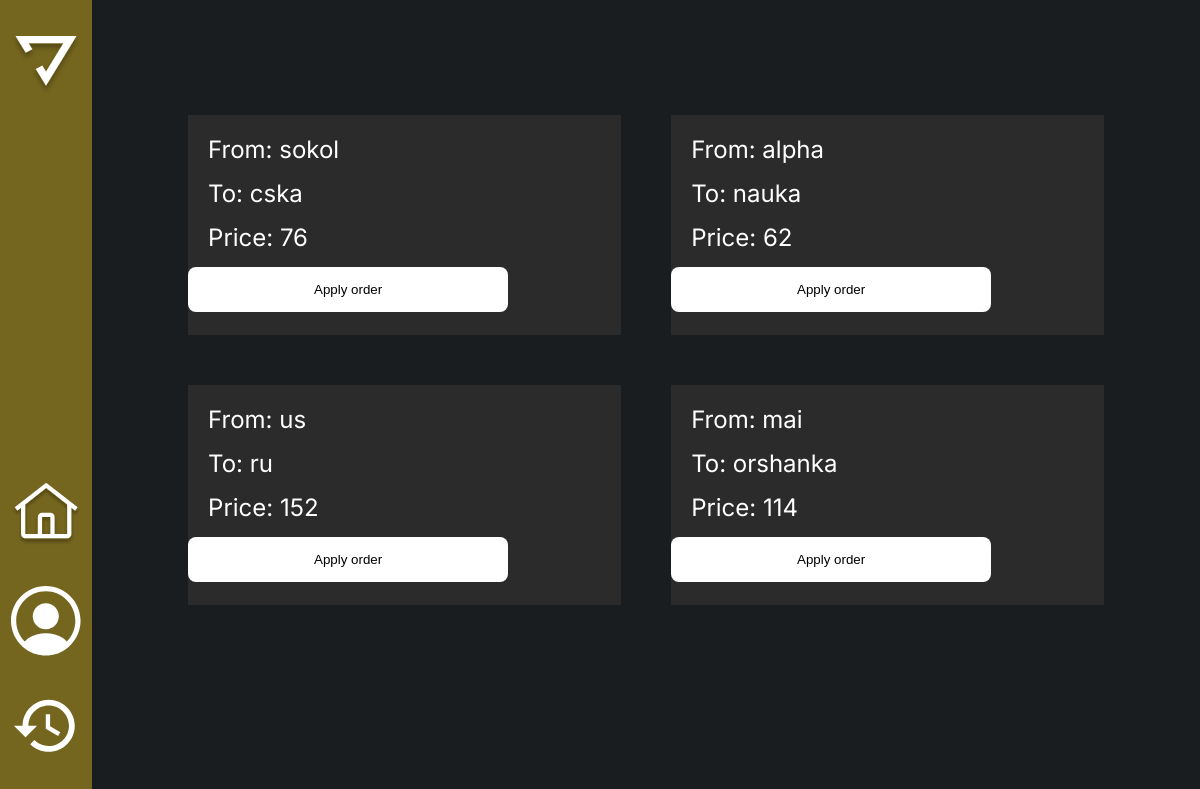
Page /show_orders (signed in) on the committed database.
### app/models.py (models this page shows, shortened)
class Order(db.Model):
    id = db.Column(db.Integer, primary_key=True)
    place_start = db.Column(db.String(140), nullable=False)
    place_end = db.Column(db.String(140), nullable=False)
    price = db.Column(db.String(140), nullable=False)
    order_time = db.Column(db.DateTime, index=True, nullable=True)
    order_taked = db.Column(db.DateTime, index=True, nullable=True)
    user_id = db.Column(db.Integer, db.ForeignKey('user.id'))
    driver_id = db.Column(db.Integer, db.ForeignKey('driver.id'), nullable=True)

### app/routes.py (the view)
@app.route('/show_orders')
@login_required('driver')
def show_orders():
    orders = Order.query.filter_by(driver_id=None).all()
    return render_template('choose-order.html', orders=orders)

### app/models.py (called while the page is built)
@login.user_loader
def load_user(id):
    driver = Driver.query.get(int(id))
    if driver:
        return driver
    return User.query.get(int(id))

### app/utils.py (called while the page is built)
def login_required(role):
    def wrapper(func):
        @wraps(func)
        def decorated_view(*args, **kwargs):
            if not current_user.is_authenticated:
                return redirect(url_for('choice'))
            if current_user.role != role:
                print(f"Пользователь {current_user.email} имеет роль {current_user.role}, а ожидалось {role}")
                return abort(403)
            print(f"Пользователь {current_user.email} имеет роль {current_user.role}, а ожидалось {role}")
            return func(*args, **kwargs)
        return decorated_view
    return wrapper

### app/templates/choose-order.html (shortened to what this page needs)
{% extends "driver_base.html" %}
{% block content %}
<div class="content__container">
    <div class="available-order__container orders__container">
        {% for order in orders %}
            <div class="orders-item available-order">
                <div class="orders-item-text">From: {{ order.place_start }}</div>
                <div class="orders-item-text">To: {{ order.place_end }}</div>
                <div class="orders-item-text">Price: {{ order.price }}</div>
                <form action="{{ url_for('take_order', order_id=order.id) }}" method="post">
                    <button class="profile__info-btn apply-order-btn" type="submit">Apply order</button>
                </form>
            </div>
        {% endfor %}
    </div>
</div>
{% endblock %}

### app/static/css/style.css (style rules this page uses)
*, *::before, *::after { box-sizing: border-box; }
html, body { margin: 0; padding: 0; height: 100%; }
body { font-family: 'Ubuntu', sans-serif; font-size: 15px; font-weight: 400; color: #212529; }
body { background-image:url('images/background.png') ; background-position: center; background-repeat: no-repeat; background-size: 105% 105%; color: #fff; font-family: "Inter", sans-serif; }
.content__container { margin-top: 60px; }
.profile__info-btn { width: 320px; height: 45px; background-color: #fff; border-width: 0; border-color: #000; border-radius: 8px; cursor: pointer; }
.orders__container { margin-top: 30px; }
.orders-item { width: 380px; height: 220px; margin-bottom: 20px; padding-top: 35px; background-color: #2B2B2B; display: flex; flex-direction: column; justify-content: flex-start; }
.orders-item-text { margin-bottom: 15px; font-size: 15px; }
.orders-item div { margin-left: 20px; }
.current-order div, .available-order div { font-size: 24px; }
.available-order__container { display: flex; flex-wrap: wrap; justify-content: center; }
.available-order { padding-top: 20px; flex-grow: 1; flex-shrink: 0; flex-basis: calc(50% - 10px); max-width: calc(40% - 10px); margin: 25px; }
.apply-order-btn { margin: 0 auto; }

### rows in the picture
Order: place_start "sokol", place_end "cska", price "76"
Order: place_start "alpha", place_end "nauka", price "62"
Order: place_start "us", place_end "ru", price "152"
Order: place_start "mai", place_end "orshanka", price "114"
